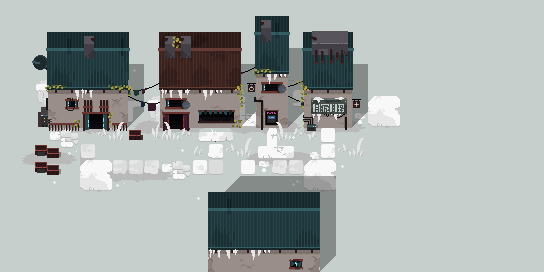

The image is a tile-based game level rendered from a .tmx file. Its description and source (layers, tilesets, objects; grid data summarised) follow:
An orthogonal 34x17 tile map with 16x16 px tiles, 11 tile layers (Ground, Tile Layer 11, Ground Tiles, Shadow, ...).

<map version="1.10" tiledversion="1.11.0" orientation="orthogonal" renderorder="right-down" width="34" height="17" tilewidth="16" tileheight="16" infinite="0" nextlayerid="12" nextobjectid="1">
 <tileset firstgid="1" source="Tileset Sheet - Testing.tsx" />
 <layer id="1" name="Ground" width="34" height="17">
  <data>[578 cells, 578 non-empty, 1 distinct tile ids]</data>
 </layer>
 <layer id="11" name="Tile Layer 11" width="34" height="17">
  <data>[578 cells, 68 non-empty, 10 distinct tile ids]</data>
 </layer>
 <layer id="2" name="Ground Tiles" width="34" height="17">
  <data>[578 cells, 63 non-empty, 40 distinct tile ids]</data>
 </layer>
 <layer id="3" name="Shadow" width="34" height="17">
  <data>[578 cells, 44 non-empty, 10 distinct tile ids]</data>
 </layer>
 <layer id="8" name="Deco Below" width="34" height="17">
  <data>[578 cells, 4 non-empty, 4 distinct tile ids]</data>
 </layer>
 <layer id="4" name="Home Base" width="34" height="17">
  <data>[578 cells, 148 non-empty, 53 distinct tile ids]</data>
 </layer>
 <layer id="5" name="Deco" width="34" height="17">
  <data>[578 cells, 56 non-empty, 50 distinct tile ids]</data>
 </layer>
 <layer id="6" name="Tile Layer 6" width="34" height="17">
  <data>[578 cells, 53 non-empty, 41 distinct tile ids]</data>
 </layer>
 <layer id="7" name="Tile Layer 7" width="34" height="17">
  <data>[578 cells, 16 non-empty, 16 distinct tile ids]</data>
 </layer>
 <layer id="9" name="Veg" width="34" height="17">
  <data>[578 cells, 44 non-empty, 34 distinct tile ids]</data>
 </layer>
 <layer id="10" name="Tile Layer 10" width="34" height="17">
  <data>[578 cells, 18 non-empty, 12 distinct tile ids]</data>
 </layer>
</map>
